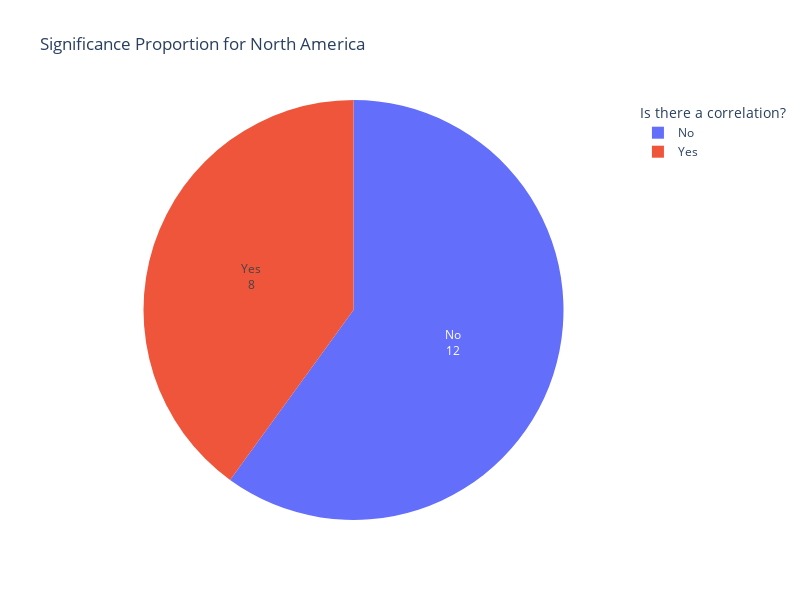
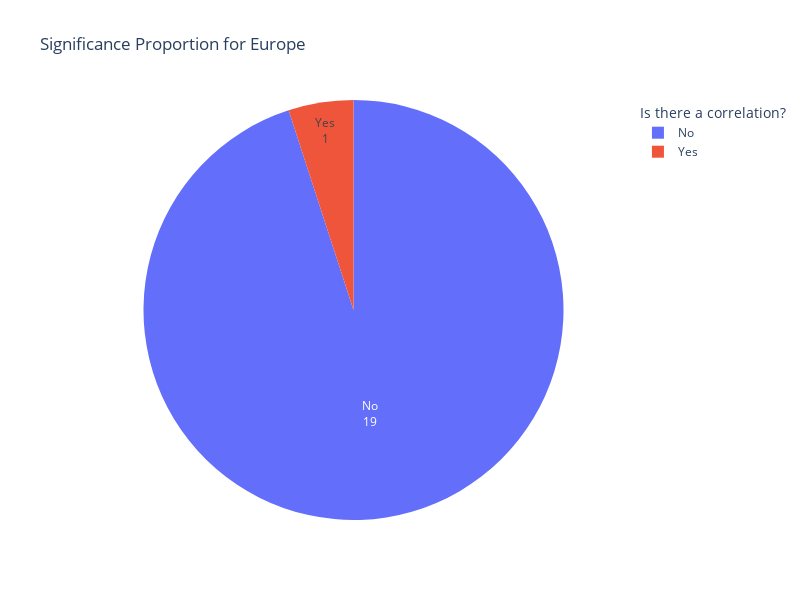
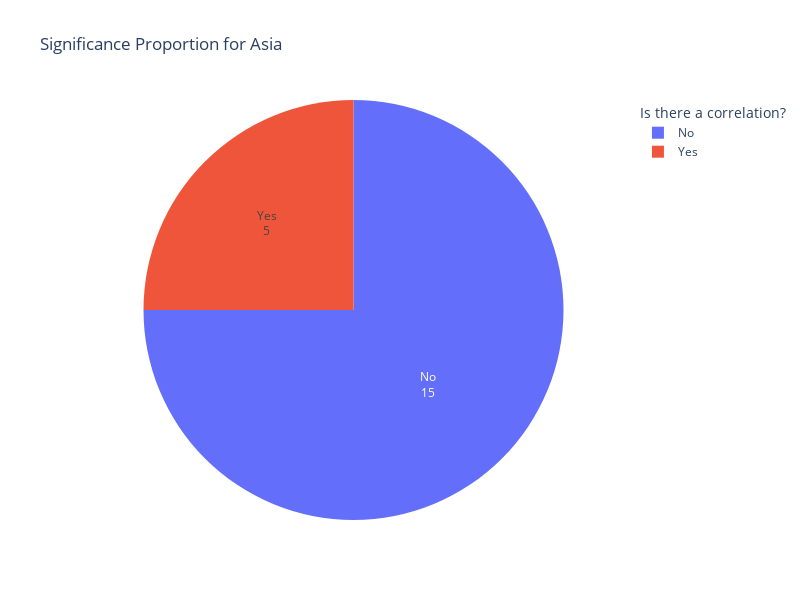

Source (notebook cell) for these figures, in order:
### Code cell
def plot_significance_pie_charts(results_df):
    """ 
    Cette fonction a pour but  de créer des graphiques en camembert pour chaque continent afin de visualiser la proportion de corrélations significatives
    sur les 2 années étudiées

    results_df : Le Dataframe contenant les résultats des corrélations
    
    """
    results_df['significant'] = results_df['significant'].map({True: 'Yes', False: 'No'})
    significance_counts = results_df.groupby(['continent', 'significant']).size().reset_index(name='count')
    
    for continent in results_df['continent'].unique():
        continent_data = significance_counts[significance_counts['continent'] == continent]
        fig = px.pie(
            continent_data, 
            names='significant', 
            values='count', 
            title=f'Significance Proportion for {continent}',
            labels={'significant': 'Significant', 'count': 'Count'}
        )
        # Désactiver les pourcentages et afficher uniquement les valeurs brutes
        fig.update_traces(textinfo='label+value')
        fig.update_layout(width=800, height=600, legend_title_text='Is there a correlation?')
        fig.show()
plot_significance_pie_charts(df_pearson)

### Figure 1 — Plotly figure (JSON) as saved in the notebook; plotly's stock layout.template omitted (floating-point values rounded to 4 significant figures)
{"data": [{"domain": {"x": [0, 1], "y": [0, 1]}, "hovertemplate": "Significant=%{label}<br>Count=%{value}<extra></extra>", "labels": ["No", "Yes"], "legendgroup": "", "name": "", "showlegend": true, "textinfo": "label+value", "type": "pie", "values": [12, 8]}], "layout": {"height": 600, "legend": {"title": {"text": "Is there a correlation?"}, "tracegroupgap": 0}, "title": {"text": "Significance Proportion for North America"}, "width": 800}}

### Figure 2 — Plotly figure (JSON) as saved in the notebook; plotly's stock layout.template omitted (floating-point values rounded to 4 significant figures)
{"data": [{"domain": {"x": [0, 1], "y": [0, 1]}, "hovertemplate": "Significant=%{label}<br>Count=%{value}<extra></extra>", "labels": ["No", "Yes"], "legendgroup": "", "name": "", "showlegend": true, "textinfo": "label+value", "type": "pie", "values": [19, 1]}], "layout": {"height": 600, "legend": {"title": {"text": "Is there a correlation?"}, "tracegroupgap": 0}, "title": {"text": "Significance Proportion for Europe"}, "width": 800}}

### Figure 3 — Plotly figure (JSON) as saved in the notebook; plotly's stock layout.template omitted (floating-point values rounded to 4 significant figures)
{"data": [{"domain": {"x": [0, 1], "y": [0, 1]}, "hovertemplate": "Significant=%{label}<br>Count=%{value}<extra></extra>", "labels": ["No", "Yes"], "legendgroup": "", "name": "", "showlegend": true, "textinfo": "label+value", "type": "pie", "values": [15, 5]}], "layout": {"height": 600, "legend": {"title": {"text": "Is there a correlation?"}, "tracegroupgap": 0}, "title": {"text": "Significance Proportion for Asia"}, "width": 800}}
